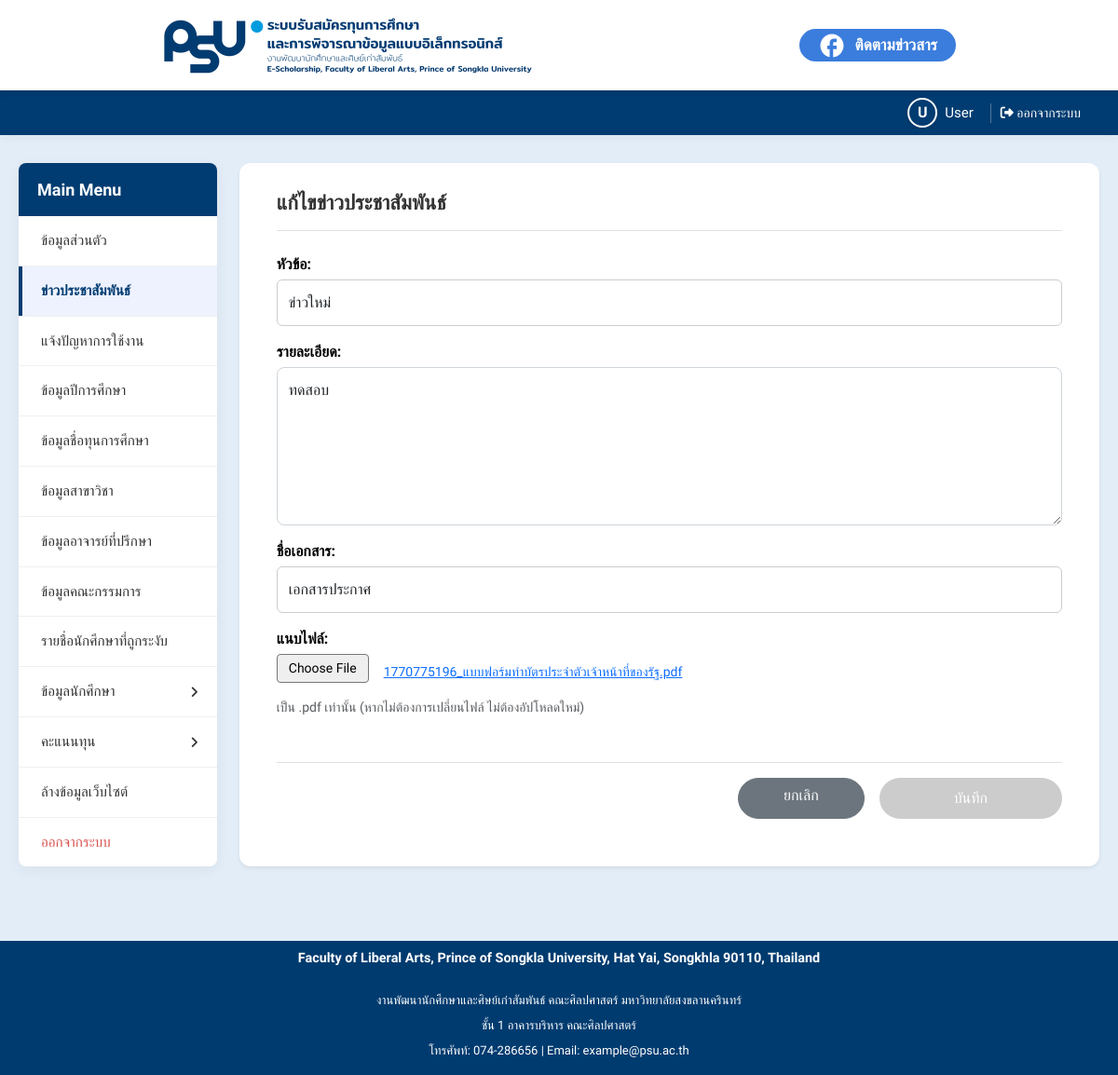
/admin/news/add_news.php?action=edit&id=363, run on the app's committed database.
### tables this page shows
CREATE TABLE `tb_news` (
  `idnews` int(10) NOT NULL,
  `titlenews` varchar(250) NOT NULL,
  `detailnews` text NOT NULL,
  `datenews` datetime NOT NULL,
  `typenews` int(2) NOT NULL
);

CREATE TABLE `tb_files` (
  `idfile` int(10) NOT NULL,
  `namefile` varchar(250) NOT NULL,
  `filenab` varchar(200) NOT NULL,
  `idnews` int(10) NOT NULL
);

### admin/news/add_news.php (the view, shortened to what this page needs)
<?php
include '../../include/config.php';
$edit_mode = false;
$news_title = "";
$news_details = "";
$news_file_name = "";
$news_file_actual = "";
if (isset($_GET['action']) && $_GET['action'] == 'edit' && isset($_GET['id'])) {
    $edit_mode = true;
    $page_title = "แก้ไขข่าวประชาสัมพันธ์";
    $news_id = mysqli_real_escape_string($connect1, $_GET['id']);
    $sql_news = "SELECT titlenews, detailnews FROM tb_news WHERE idnews = '$news_id'";
    $result_news = mysqli_query($connect1, $sql_news);
    $news_data = mysqli_fetch_assoc($result_news);
    $sql_file = "SELECT namefile, filenab FROM tb_files WHERE idnews = '$news_id' LIMIT 1";
    $result_file = mysqli_query($connect1, $sql_file);
    $file_data = mysqli_fetch_assoc($result_file);
    if ($news_data) {
        $news_title = $news_data['titlenews'];
        $news_details = $news_data['detailnews'];
        if ($file_data) {
            $news_file_name = $file_data['namefile'];
            $news_file_actual = $file_data['filenab'];
        }
    } else {
        die("ไม่พบข้อมูลข่าวที่ต้องการแก้ไข");
    }
}
include '../../include/header.php';
?>
<!DOCTYPE html>
<html lang="th">
<head>
    <link href="https://cdn.jsdelivr.net/npm/bootstrap@5.3.2/dist/css/bootstrap.min.css" rel="stylesheet">
    <link rel="stylesheet" href="../../assets/css/global2.css">
    <link rel="stylesheet" href="../../assets/css/layout.css">
    <link rel="stylesheet" href="../../assets/css/navigation.css">
    <link rel="stylesheet" href="../../assets/css/ui-elements.css">
    <link rel="stylesheet" href="../../assets/css/forms.css">
    <link rel="stylesheet" href="../../assets/css/tables.css">
    <link rel="stylesheet" href="../../assets/css/pages.css">
    <link rel="stylesheet" href="https://cdnjs.cloudflare.com/ajax/libs/font-awesome/6.4.2/css/all.min.css">
</head>
<body>
    <div class="sticky-header-wrapper">
        <?php include('../../include/navbar.php'); ?>
        <?php include('../../include/status_bar.php'); ?>
    </div>
    <div class="container-fluid dashboard-container">
        <div class="row g-4">
            <div class="col-12 col-sidebar-20">
                <?php include '../../include/sidebar.php'; ?>
            </div>
            <div class="col-12 col-main-80">
                <main class="main-content shadow-sm">
                    <div class="content-header mb-4 pb-3 border-bottom">
                        <h1 class="m-0 fw-bold" style="font-size: 22px; color: #333;"><?php echo $page_title; ?></h1>
                    </div>
                    <form id="newsForm" action="<?php echo $edit_mode ? '../news/update_news.php' : '../news/submit_news.php'; ?>" method="post" enctype="multipart/form-data">
                        <div class="mb-3">
                            <label for="news-title" class="fw-bold mb-1">หัวข้อ:</label>
                            <input type="text" class="form-control" id="news-title" name="news_title" value="<?php echo htmlspecialchars($news_title); ?>" required>
                        </div>
                        <div class="mb-3">
                            <label for="news-details" class="fw-bold mb-1">รายละเอียด:</label>
                            <textarea class="form-control" id="news-details" name="news_details" rows="6" required><?php echo htmlspecialchars($news_details); ?></textarea>
                        </div>
                        <div class="mb-3">
                            <label for="news-file-name" class="fw-bold mb-1">ชื่อเอกสาร:</label>
                            <input type="text" class="form-control" id="news-file-name" name="news_file_name" value="<?php echo htmlspecialchars($news_file_name); ?>" required>
                        </div>
                        <div class="mb-3">
                            <label class="fw-bold mb-1">แนบไฟล์:</label>
                            <div class="d-flex align-items-center">
                                <label for="news-file" class="btn-choose-file-custom">Choose File</label>
                                <span id="file-name-text" class="ms-3 text-muted" style="font-size: 14px;">
                                    <?php if ($edit_mode && !empty($news_file_actual)): ?>
                                        <a href="../uploads/<?php echo htmlspecialchars($news_file_actual); ?>" target="_blank" class="text-primary text-decoration-underline">
                                            <?php echo htmlspecialchars($news_file_actual); ?>
                                        </a>
                                    <?php else: ?>
                                        No file chosen
                                    <?php endif; ?>
                                </span>
                            </div>
                            <p class="text-muted small mt-2">เป็น .pdf เท่านั้น (หากไม่ต้องการเปลี่ยนไฟล์ ไม่ต้องอัปโหลดใหม่)</p>
                        </div>
                        <div class="d-flex justify-content-end gap-3 mt-5 pt-3 border-top">
                            <a href="../news/news.php" class="btn btn-secondary rounded-pill px-5">ยกเลิก</a>
                            <button type="submit" id="btn-submit" class="btn btn-save" disabled>บันทึก</button>
                        </div>
                    </form>
                </main>
            </div>
        </div>
    </div>
    <?php include '../../include/footer.php'; ?>
</body>
</html>

### assets/css/global.css (style rules this page uses)
:root { --primary-blue: #3b7ddd; --primary-blue-hover: #3167b8; --facebook-blue: #1877F2; --facebook-blue-hover: #166FE5; --dark-blue: #123985; --dark-red: #ff0000; --navy-blue: #003c71; --light-blue: #eef2ff; --border-color: #f0f0f0; }
body, html { margin: 0; padding: 0; font-family: 'Prompt', sans-serif; background-color: #e3edf7; box-sizing: border-box; min-height: 100vh; }
.btn { display: inline-block; padding: 10px 25px; border: none; border-radius: 6px; font-size: 16px; font-weight: 600; cursor: pointer; transition: all 0.3s ease; text-decoration: none; color: white; font-family: 'Prompt', sans-serif; text-align: center; }
.btn-submit, .btn-save { background-color: #28a745; border-radius: 30px; }
.btn-save:disabled { background-color: #ccc; cursor: not-allowed; opacity: 0.7; }
label { font-weight: 500; color: #000000; margin-bottom: 8px; }
input[type="text"], input[type="email"], input[type="password"], select { width: 100%; padding: 12px; border: 1px solid #ccc; border-radius: 6px; font-size: 1rem; font-family: 'Prompt', sans-serif; box-sizing: border-box; transition: border-color 0.3s ease; }

### assets/css/global2.css (style rules this page uses)
:root { --primary-blue: #3b7ddd; --dark-blue: #123985; --bg-light: #e3edf7; --disabled-gray: #e9ecef; --footer-dark-blue: #003b6f; --facebook-blue: #1877F2; --facebook-blue-hover: #166FE5; }
body, html { margin: 0; padding: 0; font-family: 'Prompt', sans-serif; background-color: var(--bg-light); }
.btn-save { background-color: #28a745 !important; color: white !important; padding: 10px 80px; border-radius: 30px; font-weight: 500; }

### assets/css/layout.css (style rules this page uses)
.dashboard-container { max-width: 1400px; margin: 30px auto; padding: 0 20px; }
.main-content { background-color: #ffffff; padding: 30px 40px; box-shadow: 0 4px 15px rgba(0, 0, 0, 0.08); border-radius: 12px; height: 100%; min-height: 500px; }
.sticky-header-wrapper { position: sticky; top: 0; z-index: 1100; width: 100%; background-color: #fff; box-shadow: 0 2px 10px rgba(0,0,0,0.05); }
@media (min-width: 992px) { .col-sidebar-20 { flex: 0 0 20% !important; width: 20% !important; } }
@media (min-width: 992px) { .col-main-80 { flex: 0 0 80% !important; width: 80% !important; } }
.content-header { display: flex; justify-content: space-between; align-items: center; font-size: 22px; font-weight: 700; color: #333; padding-bottom: 15px; margin-bottom: 25px; border-bottom: 2px solid #e9ecef; }
.col-sidebar-20 { flex: 0 0 20%; width: 20%; }
.col-main-80 { flex: 0 0 80%; width: 80%; }

### assets/css/ui-elements.css (style rules this page uses)
.btn-save { background-color: var(--disabled-gray); color: #ffffff; padding: 10px 80px; border-radius: 30px; border: none; font-weight: 500; transition: all 0.3s ease; min-width: 180px; }
.btn-save:disabled { background-color: #cccccc !important; color: #ffffff !important; cursor: not-allowed; opacity: 1; }

### assets/css/forms.css (style rules this page uses)
.form-control { padding: 12px; border-radius: 8px; border: 1px solid #ddd; font-family: 'Prompt', sans-serif; }
textarea.form-control { resize: vertical; min-height: 150px; padding: 12px; border-radius: 8px; border: 1px solid #ced4da; font-family: 'Prompt', sans-serif; }

### admin/news/add_news.php (style rules this page uses)
body { display: flex; flex-direction: column; min-height: 100vh; margin: 0; }
.dashboard-container { flex: 1 0 auto; }
.btn-choose-file-custom { background-color: #efefef; border: 1px solid #767676; padding: 4px 12px; border-radius: 4px; font-size: 14px; cursor: pointer; color: black; display: inline-block; }

### include/sidebar.php (style rules this page uses)
:root { --primary-blue: #003c71; --light-blue: #eef2ff; --border-color: #f0f0f0; }

### data on the page
tb_news: news_title "ข่าวใหม่", news_details "ทดสอบ"
tb_files: news_file_name "เอกสารประกาศ", filenab "1770775196_แบบฟอร์มทำบัตรประจำตัวเจ้าหน้าที่ของรัฐ.pdf"

### other printed values
$first_char "U"
$display_name "User"
$page_title "แก้ไขข่าวประชาสัมพันธ์"
